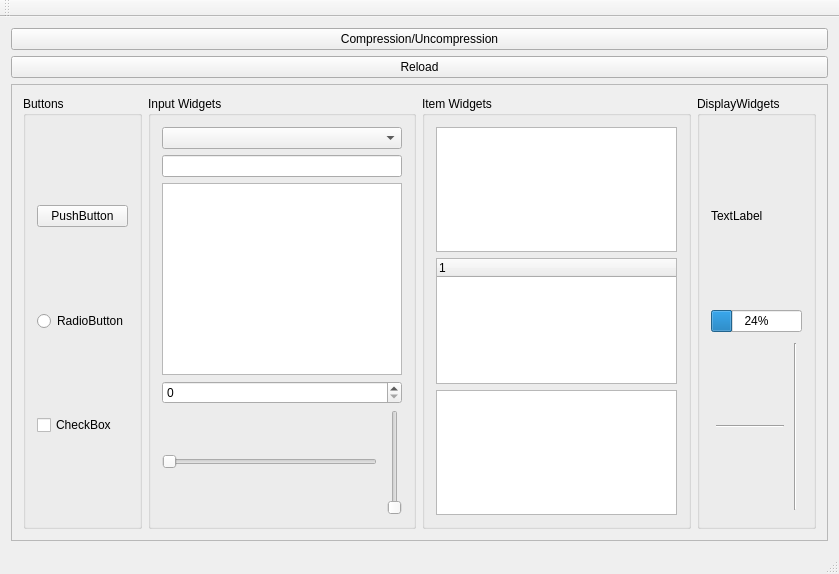
<?xml version="1.0" encoding="UTF-8"?>
<ui version="4.0">
 <class>QtTestbedClass</class>
 <widget class="QMainWindow" name="QtTestbedClass">
  <property name="geometry">
   <rect>
    <x>0</x>
    <y>0</y>
    <width>839</width>
    <height>574</height>
   </rect>
  </property>
  <property name="windowTitle">
   <string>QtTestbed</string>
  </property>
  <widget class="QWidget" name="centralWidget">
   <layout class="QVBoxLayout" name="verticalLayout">
    <item>
     <widget class="QPushButton" name="pushButton_TestCompression">
      <property name="text">
       <string>Compression/Uncompression</string>
      </property>
     </widget>
    </item>
    <item>
     <widget class="QPushButton" name="pushButton_Reload">
      <property name="text">
       <string>Reload</string>
      </property>
     </widget>
    </item>
    <item>
     <widget class="QScrollArea" name="scrollArea">
      <property name="widgetResizable">
       <bool>true</bool>
      </property>
      <widget class="QWidget" name="scrollAreaWidgetContents">
       <property name="geometry">
        <rect>
         <x>0</x>
         <y>0</y>
         <width>819</width>
         <height>443</height>
        </rect>
       </property>
       <layout class="QHBoxLayout" name="horizontalLayout_3">
        <item>
         <widget class="QGroupBox" name="groupBox_Buttons">
          <property name="title">
           <string>Buttons</string>
          </property>
          <layout class="QVBoxLayout" name="verticalLayout_2">
           <item>
            <widget class="QPushButton" name="pushButton">
             <property name="text">
              <string>PushButton</string>
             </property>
            </widget>
           </item>
           <item>
            <widget class="QRadioButton" name="radioButton">
             <property name="text">
              <string>RadioButton</string>
             </property>
            </widget>
           </item>
           <item>
            <widget class="QCheckBox" name="checkBox">
             <property name="text">
              <string>CheckBox</string>
             </property>
            </widget>
           </item>
          </layout>
         </widget>
        </item>
        <item>
         <widget class="QGroupBox" name="groupBox_InputWidgets">
          <property name="title">
           <string>Input Widgets</string>
          </property>
          <layout class="QVBoxLayout" name="verticalLayout_3">
           <item>
            <widget class="QComboBox" name="comboBox"/>
           </item>
           <item>
            <widget class="QLineEdit" name="lineEdit"/>
           </item>
           <item>
            <widget class="QTextEdit" name="textEdit"/>
           </item>
           <item>
            <widget class="QSpinBox" name="spinBox"/>
           </item>
           <item>
            <layout class="QHBoxLayout" name="horizontalLayout">
             <property name="spacing">
              <number>10</number>
             </property>
             <item>
              <widget class="QSlider" name="horizontalSlider">
               <property name="sizePolicy">
                <sizepolicy hsizetype="Expanding" vsizetype="Fixed">
                 <horstretch>0</horstretch>
                 <verstretch>0</verstretch>
                </sizepolicy>
               </property>
               <property name="minimumSize">
                <size>
                 <width>0</width>
                 <height>20</height>
                </size>
               </property>
               <property name="maximumSize">
                <size>
                 <width>16777215</width>
                 <height>20</height>
                </size>
               </property>
               <property name="orientation">
                <enum>Qt::Horizontal</enum>
               </property>
              </widget>
             </item>
             <item>
              <widget class="QSlider" name="verticalSlider">
               <property name="orientation">
                <enum>Qt::Vertical</enum>
               </property>
              </widget>
             </item>
            </layout>
           </item>
          </layout>
         </widget>
        </item>
        <item>
         <widget class="QGroupBox" name="groupBox_ItemWidgets">
          <property name="title">
           <string>Item Widgets</string>
          </property>
          <layout class="QVBoxLayout" name="verticalLayout_4">
           <item>
            <widget class="QListWidget" name="listWidget"/>
           </item>
           <item>
            <widget class="QTreeWidget" name="treeWidget">
             <column>
              <property name="text">
               <string notr="true">1</string>
              </property>
             </column>
            </widget>
           </item>
           <item>
            <widget class="QTableWidget" name="tableWidget"/>
           </item>
          </layout>
         </widget>
        </item>
        <item>
         <widget class="QGroupBox" name="groupBox_DisplayWidgets">
          <property name="title">
           <string>DisplayWidgets</string>
          </property>
          <layout class="QVBoxLayout" name="verticalLayout_5">
           <item>
            <widget class="QLabel" name="label">
             <property name="text">
              <string>TextLabel</string>
             </property>
            </widget>
           </item>
           <item>
            <widget class="QProgressBar" name="progressBar">
             <property name="value">
              <number>24</number>
             </property>
            </widget>
           </item>
           <item>
            <layout class="QHBoxLayout" name="horizontalLayout_2">
             <property name="spacing">
              <number>10</number>
             </property>
             <property name="leftMargin">
              <number>5</number>
             </property>
             <property name="topMargin">
              <number>5</number>
             </property>
             <property name="rightMargin">
              <number>5</number>
             </property>
             <property name="bottomMargin">
              <number>5</number>
             </property>
             <item>
              <widget class="Line" name="line">
               <property name="orientation">
                <enum>Qt::Horizontal</enum>
               </property>
              </widget>
             </item>
             <item>
              <widget class="Line" name="line_2">
               <property name="orientation">
                <enum>Qt::Vertical</enum>
               </property>
              </widget>
             </item>
            </layout>
           </item>
          </layout>
         </widget>
        </item>
       </layout>
      </widget>
     </widget>
    </item>
   </layout>
  </widget>
  <widget class="QMenuBar" name="menuBar">
   <property name="geometry">
    <rect>
     <x>0</x>
     <y>0</y>
     <width>839</width>
     <height>21</height>
    </rect>
   </property>
  </widget>
  <widget class="QToolBar" name="mainToolBar">
   <attribute name="toolBarArea">
    <enum>TopToolBarArea</enum>
   </attribute>
   <attribute name="toolBarBreak">
    <bool>false</bool>
   </attribute>
  </widget>
  <widget class="QStatusBar" name="statusBar"/>
 </widget>
 <layoutdefault spacing="6" margin="11"/>
 <resources>
  <include location="qttestbed.qrc"/>
 </resources>
 <connections/>
</ui>
